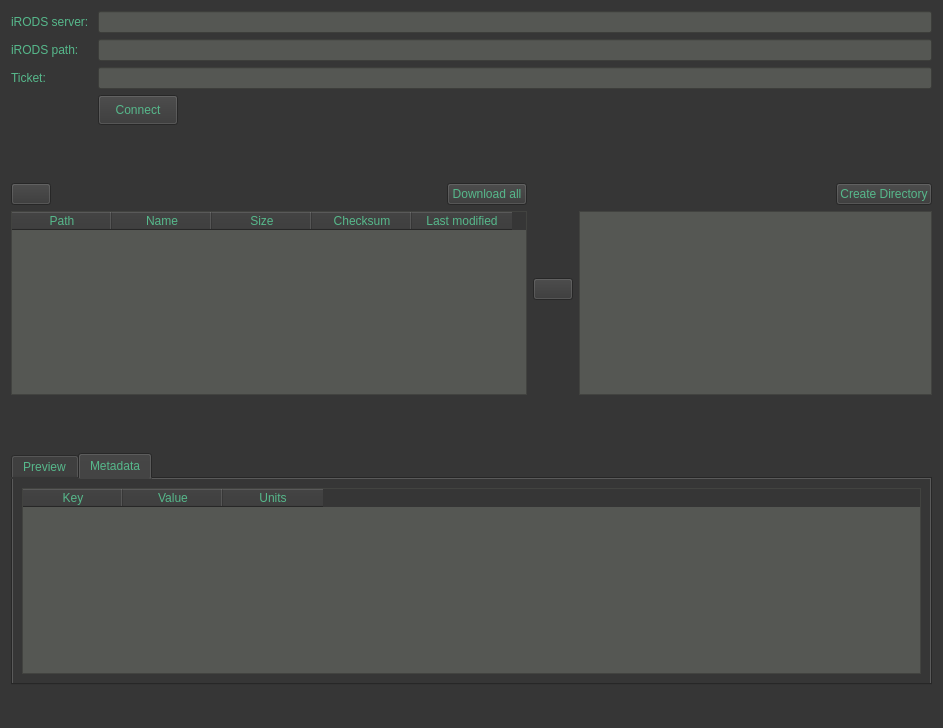
<?xml version="1.0" encoding="UTF-8"?>
<ui version="4.0">
 <class>Form</class>
 <widget class="QWidget" name="Form">
  <property name="geometry">
   <rect>
    <x>0</x>
    <y>0</y>
    <width>943</width>
    <height>728</height>
   </rect>
  </property>
  <property name="windowTitle">
   <string>Form</string>
  </property>
  <property name="styleSheet">
   <string notr="true">QWidget
{
	color: rgb(86, 184, 139);
	background-color: rgb(54, 54, 54);
	selection-background-color: rgb(58, 152, 112);
}

QTableWidget
{
	background-color: rgb(85, 87, 83);
}

QTreeView
{
  background-color: rgb(85, 87, 83);	

}

QLineEdit
{
background-color: rgb(85, 87, 83);
}

QLabel#infoLabel
{
	color: rgb(217, 174, 23);
}


</string>
  </property>
  <layout class="QVBoxLayout" name="verticalLayout">
   <item>
    <layout class="QFormLayout" name="formLayout">
     <item row="0" column="0">
      <widget class="QLabel" name="label_3">
       <property name="text">
        <string>iRODS server: </string>
       </property>
      </widget>
     </item>
     <item row="0" column="1">
      <widget class="QLineEdit" name="serverEdit"/>
     </item>
     <item row="1" column="0">
      <widget class="QLabel" name="label_2">
       <property name="text">
        <string>iRODS path: </string>
       </property>
      </widget>
     </item>
     <item row="1" column="1">
      <widget class="QLineEdit" name="pathEdit"/>
     </item>
     <item row="2" column="0">
      <widget class="QLabel" name="label">
       <property name="text">
        <string>Ticket:</string>
       </property>
      </widget>
     </item>
     <item row="2" column="1">
      <widget class="QLineEdit" name="ticketEdit"/>
     </item>
     <item row="3" column="1">
      <layout class="QHBoxLayout" name="horizontalLayout">
       <item>
        <widget class="QPushButton" name="connectButton">
         <property name="minimumSize">
          <size>
           <width>30</width>
           <height>30</height>
          </size>
         </property>
         <property name="text">
          <string>Connect</string>
         </property>
        </widget>
       </item>
       <item>
        <spacer name="horizontalSpacer_2">
         <property name="orientation">
          <enum>Qt::Horizontal</enum>
         </property>
         <property name="sizeHint" stdset="0">
          <size>
           <width>40</width>
           <height>20</height>
          </size>
         </property>
        </spacer>
       </item>
      </layout>
     </item>
    </layout>
   </item>
   <item>
    <widget class="QLabel" name="infoLabel">
     <property name="text">
      <string/>
     </property>
    </widget>
   </item>
   <item>
    <spacer name="verticalSpacer_3">
     <property name="orientation">
      <enum>Qt::Vertical</enum>
     </property>
     <property name="sizeHint" stdset="0">
      <size>
       <width>20</width>
       <height>40</height>
      </size>
     </property>
    </spacer>
   </item>
   <item>
    <layout class="QHBoxLayout" name="horizontalLayout_3">
     <item>
      <layout class="QVBoxLayout" name="verticalLayout_6">
       <item>
        <layout class="QHBoxLayout" name="horizontalLayout_5">
         <item>
          <widget class="QPushButton" name="homeButton">
           <property name="text">
            <string/>
           </property>
           <property name="icon">
            <iconset>
             <normaloff>../icons/home.png</normaloff>../icons/home.png</iconset>
           </property>
          </widget>
         </item>
         <item>
          <spacer name="horizontalSpacer_4">
           <property name="orientation">
            <enum>Qt::Horizontal</enum>
           </property>
           <property name="sizeHint" stdset="0">
            <size>
             <width>40</width>
             <height>20</height>
            </size>
           </property>
          </spacer>
         </item>
         <item>
          <widget class="QPushButton" name="downloadAllButton">
           <property name="text">
            <string>Download all</string>
           </property>
          </widget>
         </item>
        </layout>
       </item>
       <item>
        <widget class="QTableWidget" name="collTable">
         <property name="sizeAdjustPolicy">
          <enum>QAbstractScrollArea::AdjustToContents</enum>
         </property>
         <property name="editTriggers">
          <set>QAbstractItemView::NoEditTriggers</set>
         </property>
         <property name="selectionMode">
          <enum>QAbstractItemView::SingleSelection</enum>
         </property>
         <property name="selectionBehavior">
          <enum>QAbstractItemView::SelectRows</enum>
         </property>
         <column>
          <property name="text">
           <string>Path</string>
          </property>
         </column>
         <column>
          <property name="text">
           <string>Name</string>
          </property>
         </column>
         <column>
          <property name="text">
           <string>Size</string>
          </property>
         </column>
         <column>
          <property name="text">
           <string>Checksum</string>
          </property>
         </column>
         <column>
          <property name="text">
           <string>Last modified</string>
          </property>
         </column>
        </widget>
       </item>
      </layout>
     </item>
     <item>
      <layout class="QVBoxLayout" name="verticalLayout_4">
       <item>
        <spacer name="verticalSpacer_5">
         <property name="orientation">
          <enum>Qt::Vertical</enum>
         </property>
         <property name="sizeHint" stdset="0">
          <size>
           <width>20</width>
           <height>40</height>
          </size>
         </property>
        </spacer>
       </item>
       <item>
        <widget class="QPushButton" name="downloadButton">
         <property name="text">
          <string/>
         </property>
         <property name="icon">
          <iconset>
           <normaloff>../icons/arrow-right.png</normaloff>../icons/arrow-right.png</iconset>
         </property>
         <property name="iconSize">
          <size>
           <width>30</width>
           <height>30</height>
          </size>
         </property>
        </widget>
       </item>
       <item>
        <spacer name="verticalSpacer_4">
         <property name="orientation">
          <enum>Qt::Vertical</enum>
         </property>
         <property name="sizeHint" stdset="0">
          <size>
           <width>20</width>
           <height>40</height>
          </size>
         </property>
        </spacer>
       </item>
      </layout>
     </item>
     <item>
      <layout class="QVBoxLayout" name="verticalLayout_5">
       <item>
        <layout class="QHBoxLayout" name="horizontalLayout_4">
         <item>
          <spacer name="horizontalSpacer_3">
           <property name="orientation">
            <enum>Qt::Horizontal</enum>
           </property>
           <property name="sizeHint" stdset="0">
            <size>
             <width>40</width>
             <height>20</height>
            </size>
           </property>
          </spacer>
         </item>
         <item>
          <widget class="QPushButton" name="createDirectoryButton">
           <property name="text">
            <string>Create Directory</string>
           </property>
          </widget>
         </item>
        </layout>
       </item>
       <item>
        <widget class="QTreeView" name="localFsTreeView">
         <property name="selectionMode">
          <enum>QAbstractItemView::NoSelection</enum>
         </property>
         <property name="selectionBehavior">
          <enum>QAbstractItemView::SelectItems</enum>
         </property>
        </widget>
       </item>
      </layout>
     </item>
    </layout>
   </item>
   <item>
    <layout class="QHBoxLayout" name="horizontalLayout_2">
     <item>
      <spacer name="horizontalSpacer">
       <property name="orientation">
        <enum>Qt::Horizontal</enum>
       </property>
       <property name="sizeHint" stdset="0">
        <size>
         <width>40</width>
         <height>20</height>
        </size>
       </property>
      </spacer>
     </item>
    </layout>
   </item>
   <item>
    <spacer name="verticalSpacer">
     <property name="orientation">
      <enum>Qt::Vertical</enum>
     </property>
     <property name="sizeType">
      <enum>QSizePolicy::Maximum</enum>
     </property>
     <property name="sizeHint" stdset="0">
      <size>
       <width>20</width>
       <height>40</height>
      </size>
     </property>
    </spacer>
   </item>
   <item>
    <widget class="QTabWidget" name="tabWidget">
     <property name="currentIndex">
      <number>1</number>
     </property>
     <widget class="QWidget" name="tab">
      <attribute name="title">
       <string>Preview</string>
      </attribute>
      <layout class="QVBoxLayout" name="verticalLayout_3">
       <item>
        <widget class="QTextBrowser" name="previewBrowser"/>
       </item>
      </layout>
     </widget>
     <widget class="QWidget" name="tab_2">
      <attribute name="title">
       <string>Metadata</string>
      </attribute>
      <layout class="QVBoxLayout" name="verticalLayout_2">
       <item>
        <widget class="QTableWidget" name="metadataTable">
         <property name="editTriggers">
          <set>QAbstractItemView::NoEditTriggers</set>
         </property>
         <property name="selectionMode">
          <enum>QAbstractItemView::NoSelection</enum>
         </property>
         <column>
          <property name="text">
           <string>Key</string>
          </property>
         </column>
         <column>
          <property name="text">
           <string>Value</string>
          </property>
         </column>
         <column>
          <property name="text">
           <string>Units</string>
          </property>
         </column>
        </widget>
       </item>
      </layout>
     </widget>
    </widget>
   </item>
   <item>
    <spacer name="verticalSpacer_2">
     <property name="orientation">
      <enum>Qt::Vertical</enum>
     </property>
     <property name="sizeType">
      <enum>QSizePolicy::Maximum</enum>
     </property>
     <property name="sizeHint" stdset="0">
      <size>
       <width>20</width>
       <height>40</height>
      </size>
     </property>
    </spacer>
   </item>
  </layout>
 </widget>
 <resources/>
 <connections/>
</ui>
